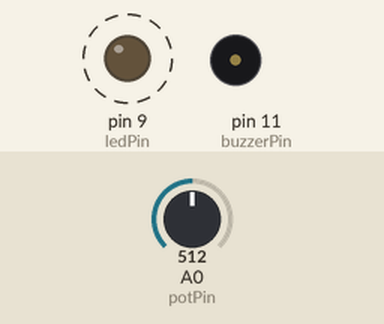
Simulated run of this sketch. Board: Arduino Uno, built with avr-gcc and run on an emulated ATmega328P. On the bench: output pins drawn as LEDs (lit = HIGH), buzzer (waves = sounding). Dashed ring = blinking. The inputs (shaded band) are chosen by the test bench; at power-on: A0 (potPin) = 512.

Above: at 1.8 s.
1.9 s: A0 (potPin) set to 0
At 3.2 s:
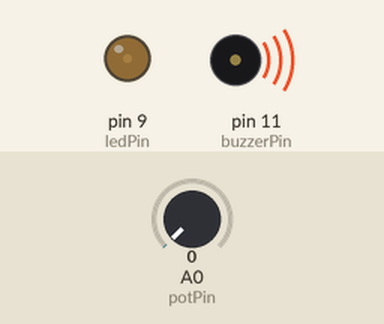
3.6 s: A0 (potPin) set to 122
At 3.9 s:
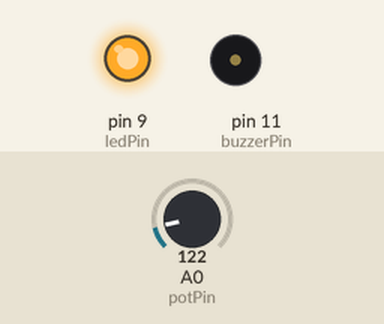
Timing chart, 0 to 13.1 s (numbered marks = the images above; inputs shaded):
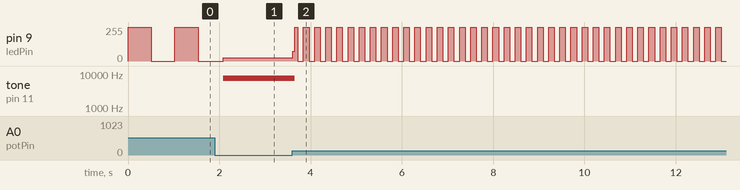

Measured:
- after the input at 1.9 s, tone on pin 11 (buzzerPin): silent → 7431 Hz after 0.19 s
- after the input at 3.6 s, pin 9 (ledPin): 25/255 → 75/255 at once, then moves between 0/255 and 255/255, repeating every 0.24 s; tone on pin 11 (buzzerPin): 7431 Hz → silent after 0.05 s
- by itself, pin 9 (ledPin): alternates 255/255 for 0.51 s and 0/255 for 0.51 s

The sketch:

sesliisik.ino
```cpp
const int buzzerPin =11;
const int ledPin =9;
const int potPin=A0;
void setup() {
  pinMode(buzzerPin,OUTPUT);
  pinMode(ledPin,OUTPUT);
  pinMode(potPin,INPUT);
}

void loop() {
  int deger=analogRead(potPin);
  digitalWrite(buzzerPin,HIGH);
  digitalWrite(ledPin,HIGH);
  delay(deger);
  digitalWrite(buzzerPin,LOW);
  digitalWrite(ledPin,LOW);
  delay(deger);

}
```
